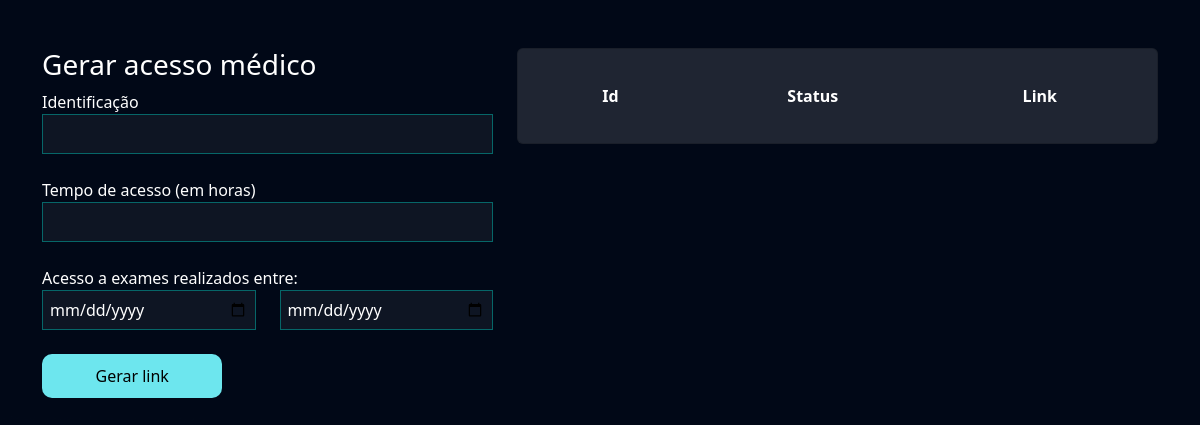
Page /exames/gerar_acesso_medico/ (signed in) on the earlier database version.
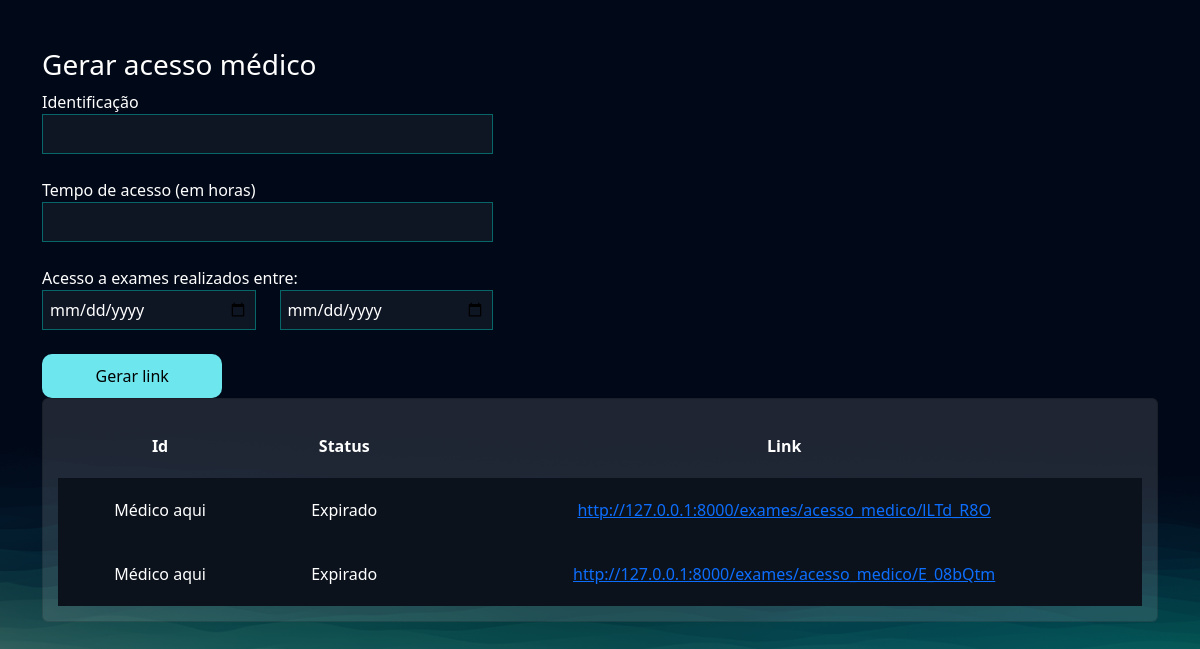
Same page on the later database version.
### exames/models.py (models this page shows, shortened)
class AcessoMedico(models.Model):
    usuario = models.ForeignKey(User, on_delete=models.DO_NOTHING)
    identificacao = models.CharField(max_length=50)
    tempo_de_acesso = models.IntegerField() # Em horas
    criado_em = models.DateTimeField()
    data_exames_iniciais = models.DateField()
    data_exames_finais = models.DateField()
    token = models.CharField(max_length=20, null=True, blank=True)
    @property
    def status(self):
        return 'Expirado' if timezone.now() > (self.criado_em + timedelta(hours=self.tempo_de_acesso)) else 'Ativo'
    @property
    def url(self):
        return f'http://127.0.0.1:8000/exames/acesso_medico/{self.token}'

### exames/views.py (the view, shortened to what this page needs)
# urls.py: path('gerar_acesso_medico/', views.gerar_acesso_medico, name="gerar_acesso_medico"),
@login_required
def gerar_acesso_medico(request):
    if request.method == "GET":
        acessos_medicos = AcessoMedico.objects.filter(usuario=request.user)
        return render(request, 'gerar_acesso_medico.html', {'acessos_medicos' : acessos_medicos})

### exames/templates/gerar_acesso_medico.html (shortened to what this page needs)
{% extends "bases/base.html" %}
{% load static %}
{% block 'head' %}
    <link href="{% static 'exames/css/css.css' %}" rel="stylesheet">
    <link href="{% static 'exames/css/gerenciar_pedidos.css' %}" rel="stylesheet">
{% endblock 'head' %}
{% block 'conteudo' %}
    <br>
    <br>
    <div class="container">
        <div class="row">
            <div class="col-md-5">
                <h3>Gerar acesso médico</h3>
                <form action="{% url "gerar_acesso_medico" %}" method="POST">{% csrf_token %}
                    <label for="">Identificação</label>
                    <br>
                    <input style="width: 100%" type="text" name="identificacao" id="" class="input-default">
                    <br>
                    <br>
                    <label for="">Tempo de acesso (em horas)</label>
                    <br>
                    <input style="width: 100%" type="number" name="tempo_de_acesso" id="" class="input-default">
                    <br>
                    <br>
                    <div class="row">
                        <label for="">Acesso a exames realizados entre:</label>
                        <div class="col-md">
                            <input style="width: 100%" type="date" name="data_exame_inicial" id="" class="input-default">
                        </div>
                        <div class="col-md">
                            <input style="width: 100%" type="date" name="data_exame_final" id="" class="input-default">
                            <br>
                            <br>
                        </div>
                    </div>
                    <input style="width: 40%" type="submit" class="btn-default" value="Gerar link">
                </form>
            </div>
            <div class="col-md">
                <div class="card">
                    <table style="text-align: center">
                        <tr>
                          <th>Id</th>
                          <th>Status</th>
                          <th>Link</th>
                        </tr>
                       {% for acesso in acessos_medicos  %}
                            <tr class="linha-tabela">
                                <td>{{acesso.identificacao}}</td>
                                <td>{{acesso.status}}</td>
                                <td><a href="{{acesso.url}}">{{acesso.url}}</td>
                            </tr>
                        {% endfor %}
                    </table>
                </div>
            </div>
        </div>
    </div>
{% endblock 'conteudo' %}

### templates/bases/base.html (shortened to what this page needs)
{% load static %}
<!DOCTYPE html>
<html lang="pt-BR">
  <head>
    <link
      href="https://cdn.jsdelivr.net/npm/bootstrap@5.3.1/dist/css/bootstrap.min.css"
      rel="stylesheet"
    />
    <link rel="stylesheet" href="{% static 'geral/css/base.css'%}" />
    {% block 'head' %}{% endblock %}
  </head>
  <body>
    {% block 'conteudo' %}{% endblock %}
  </body>
</html>

### templates/static/geral/css/base.css (style rules this page uses)
:root { --main-color: #151c34; --dark-color: #0c121c; --light-color: #6de6ee; --contrast-color: #f4c96b; --differential-color: #066668; }
* { color: white; }
.input-default { background-color: rgba(255, 255, 255, 0.05); border: 1px solid var(--differential-color); padding: 7px; width: 50%; }
.btn-default { background-color: var(--light-color); color: black; width: 15%; padding: 10px; border: none; border-radius: 10px; }

### templates/static/exames/css/css.css (style rules this page uses)
body { background-image: url("/static/geral/img/bg2.png"); background-size: cover; }
.card { background-color: rgba(217, 217, 217, 0.14); color: white; padding: 15px; }

### templates/static/exames/css/gerenciar_pedidos.css (style rules this page uses)
.linha-tabela { background-color: var(--dark-color); height: 20px; }
td, th { padding: 20px; }

Differences in the rows shown:
added AcessoMedico: identificacao "Médico aqui", status "Expirado", url "http://127.0.0.1:8000/exames/acesso_medico/lLTd_R8O"
added AcessoMedico: identificacao "Médico aqui", status "Expirado", url "http://127.0.0.1:8000/exames/acesso_medico/E_08bQtm"
